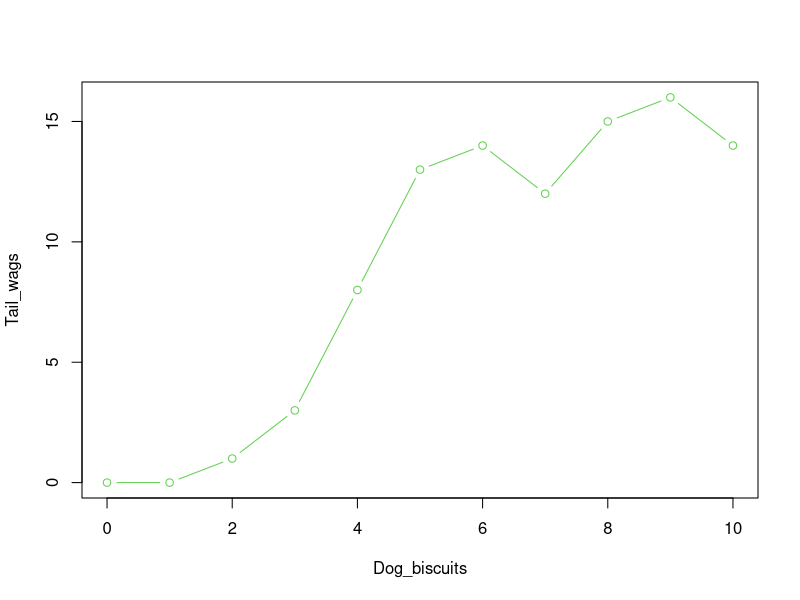

Recreate this plot in R.
Dog_biscuits=c(0,1,2,3,4,5,6,7,8,9,10)
Tail_wags = c(0,0,1,3,8,13,14,12,15,16,14)
tw=mean(Tail_wags)
plot(Tail_wags~Dog_biscuits,typ="b",col=3)

